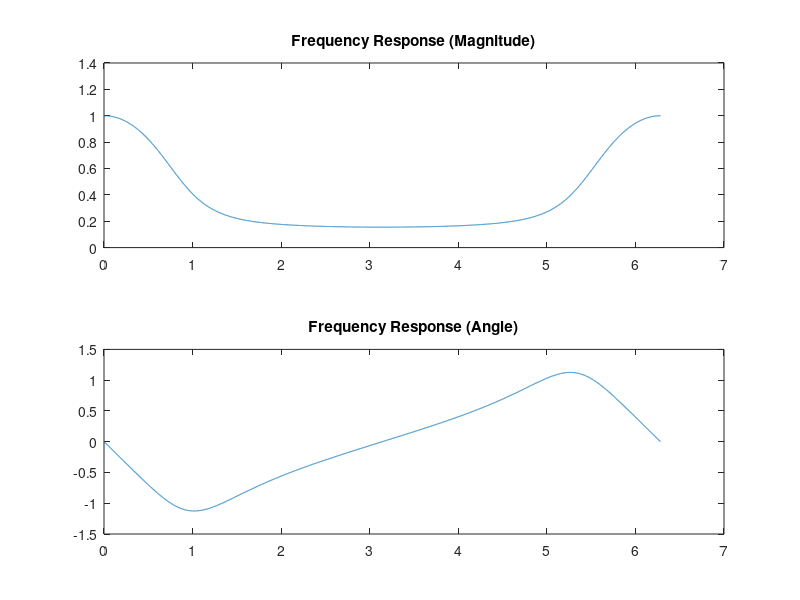

MATLAB code to generate this figure:
% System Simulation Problem 10
% Written by Josh Humphrey

%% Part B %%
N = 10000;
Omega=linspace(0,2*pi,N+1);      %Set up vector of Omega
z=exp(1i*Omega);                  %Define z on unit circle
T=0.001;
H=(0.297046*z.*(z.^4-0.982666*z.^3+0.712641*z.^2-0.221309*z+0.0553271))./(z.^5-1.89353*z.^4+1.70189*z.^3-0.843832*z.^2+0.2302*z-0.0272007);
       
figure (1)
subplot(2,1,1)
plot(Omega,abs(H));
title('Frequency Response (Magnitude)')
        
subplot(2,1,2)
plot(Omega,angle(H));
title('Frequency Response (Angle)')
